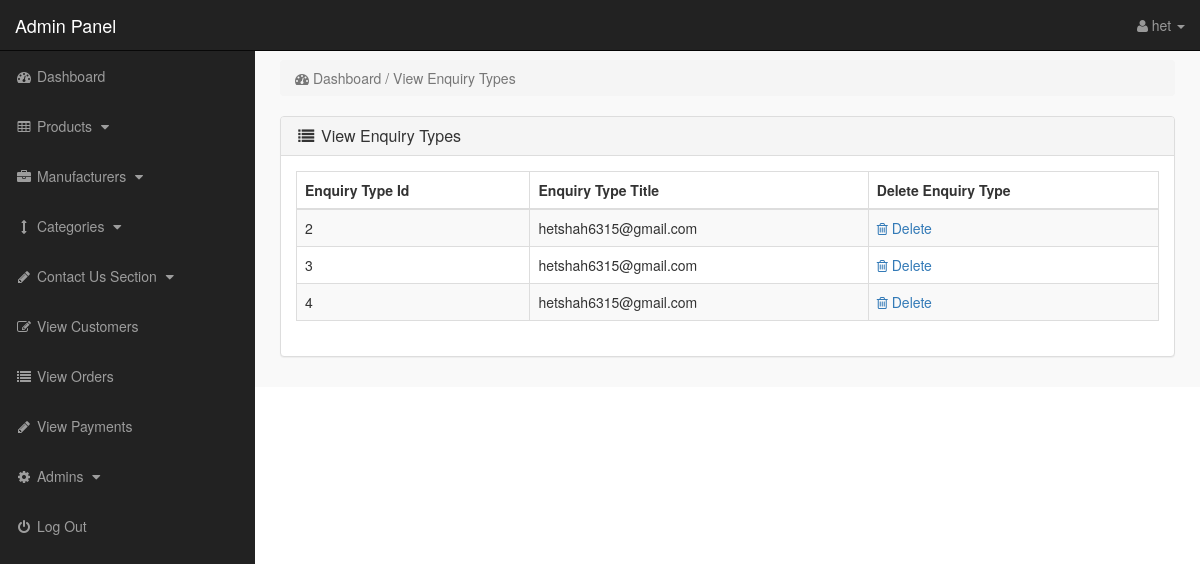
The page /admin/index.php?insert_enquiry (signed in) on the database as committed earlier.
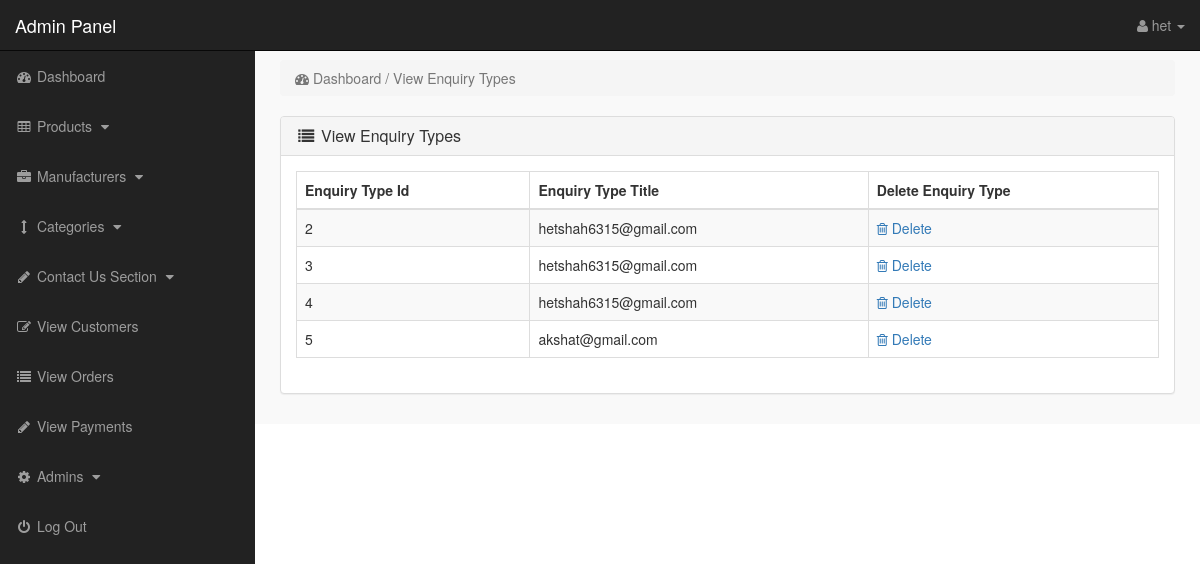
The same page on the database as committed later.
### tables this page shows
CREATE TABLE `enquiry_types` (
  `enquiry_id` int(10) NOT NULL,
  `enquiry_title` varchar(255) NOT NULL
);

### admin/insert_enquiry.php (the view, shortened to what the changed rows need)
<?php
if (!isset($_SESSION['admin_email'])) {
    echo "<script>window.open('login.php','_self')</script>";
} else {
?>
    <div class="row">
        <div class="col-lg-12">
            <div class="panel panel-default">
                <div class="panel-body">
                    <div class="table-responsive">
                        <table class="table table-bordered table-hover table-striped">
                            <thead>
                                <tr>
                                    <th>Enquiry Type Id</th>
                                    <th>Enquiry Type Title</th>
                                    <th>Delete Enquiry Type</th>
                                </tr>
                            </thead>
                            <tbody>
                                <?php
                                $get_enquiry_types = "SELECT * FROM enquiry_types";
                                $run_enquiry_types = mysqli_query($con, $get_enquiry_types);
                                while ($row_enquiry_types = mysqli_fetch_array($run_enquiry_types)) {
                                    $enquiry_id = $row_enquiry_types['enquiry_id'];
                                    $enquiry_title = $row_enquiry_types['enquiry_title'];
                                ?>
                                    <tr>
                                        <td><?php echo $enquiry_id; ?></td>
                                        <td><?php echo $enquiry_title; ?></td>
                                        <td>
                                            <a href="index.php?delete_enquiry=<?php echo $enquiry_id; ?>">
                                                <i class="fa fa-trash-o"> </i> Delete
                                            </a>
                                        </td>
                                    </tr>
                                <?php } ?>
                            </tbody>
                        </table>
                    </div>
                </div>
            </div>
        </div>
    </div>
<?php } ?>

### admin/includes/sidebar.php (shortened to what the changed rows need)
<?php
if (!isset($_SESSION['admin_email'])) {
    echo "<script>window.open('login.php','_self')</script>";
} else {
?>
    <nav class="navbar navbar-inverse navbar-fixed-top">
        <div class="navbar-header">
            <a class="navbar-brand" href="index.php?dashboard">Admin Panel</a>
        </div>
        <ul class="nav navbar-right top-nav">
            <li class="dropdown">
                <a href="#" class="dropdown-toggle" data-toggle="dropdown">
                    <i class="fa fa-user"></i>
                    <?php echo $admin_name; ?> <b class="caret"></b>
                </a>
            </li>
        </ul>
        <div class="collapse navbar-collapse navbar-ex1-collapse">
            <ul class="nav navbar-nav side-nav">
                <li>
                    <a href="index.php?dashboard">
                        <i class="fa fa-fw fa-dashboard"></i> Dashboard
                    </a>
                </li>
                <li>
                    <a href="#" data-toggle="collapse" data-target="#products">
                        <i class="fa fa-fw fa-table"></i> Products
                        <i class="fa fa-fw fa-caret-down"></i>
                    </a>
                </li>
                <li>
                    <a href="#" data-toggle="collapse" data-target="#manufacturers">
                        <i class="fa fa-fw fa-briefcase"></i> Manufacturers
                        <i class="fa fa-fw fa-caret-down"></i>
                    </a>
                </li>
                <li>
                    <a href="#" data-toggle="collapse" data-target="#cat">
                        <i class="fa fa-fw fa-arrows-v"></i> Categories
                        <i class="fa fa-fw fa-caret-down"></i>
                    </a>
                </li>
                <li>
                    <a href="#" data-toggle="collapse" data-target="#contact_us">
                        <i class="fa fa-fw fa-pencil"> </i> Contact Us Section
                        <i class="fa fa-fw fa-caret-down"></i>
                    </a>
                </li>
                <li>
                    <a href="index.php?view_customers">
                        <i class="fa fa-fw fa-edit"></i> View Customers
                    </a>
                </li>
                <li>
                    <a href="index.php?view_orders">
                        <i class="fa fa-fw fa-list"></i> View Orders
                    </a>
                </li>
                <li>
                    <a href="index.php?view_payments">
                        <i class="fa fa-fw fa-pencil"></i> View Payments
                    </a>
                </li>
                <li>
                    <a href="#" data-toggle="collapse" data-target="#users">
                        <i class="fa fa-fw fa-gear"></i> Admins
                        <i class="fa fa-fw fa-caret-down"></i>
                    </a>
                </li>
                <li>
                    <a href="logout.php">
                        <i class="fa fa-fw fa-power-off"></i> Log Out
                    </a>
                </li>
            </ul>
        </div>
    </nav>
<?php } ?>

Rows that differ between the two databases and show on the page:
added enquiry_types: enquiry_id "5", enquiry_title "akshat@gmail.com"
